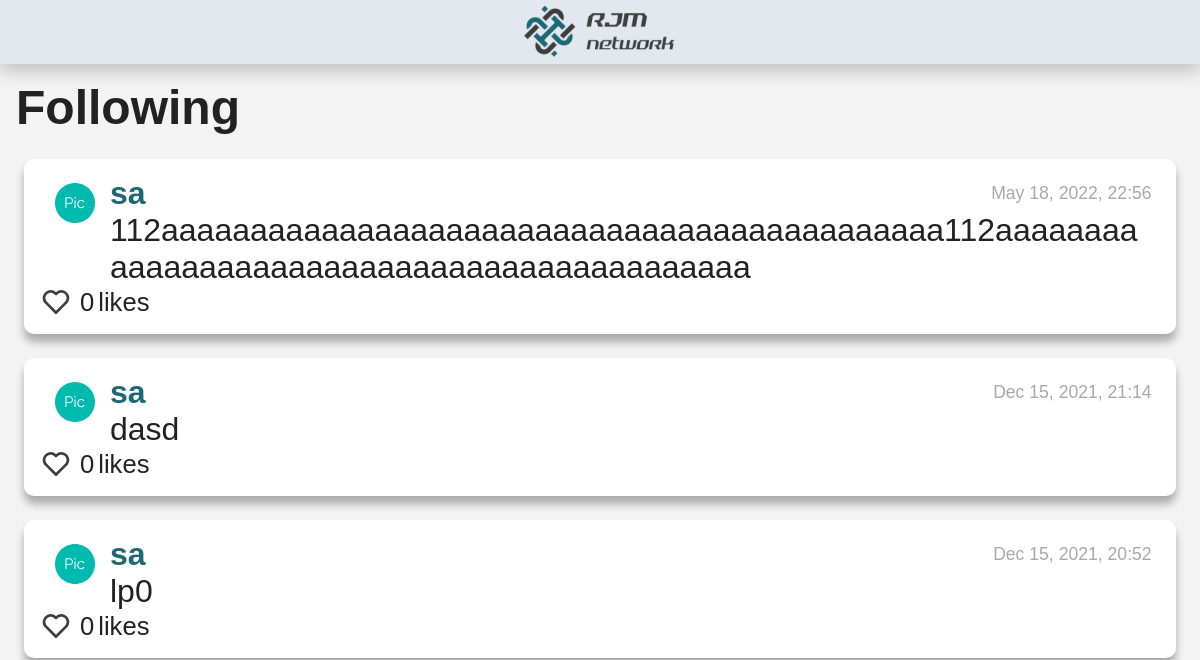
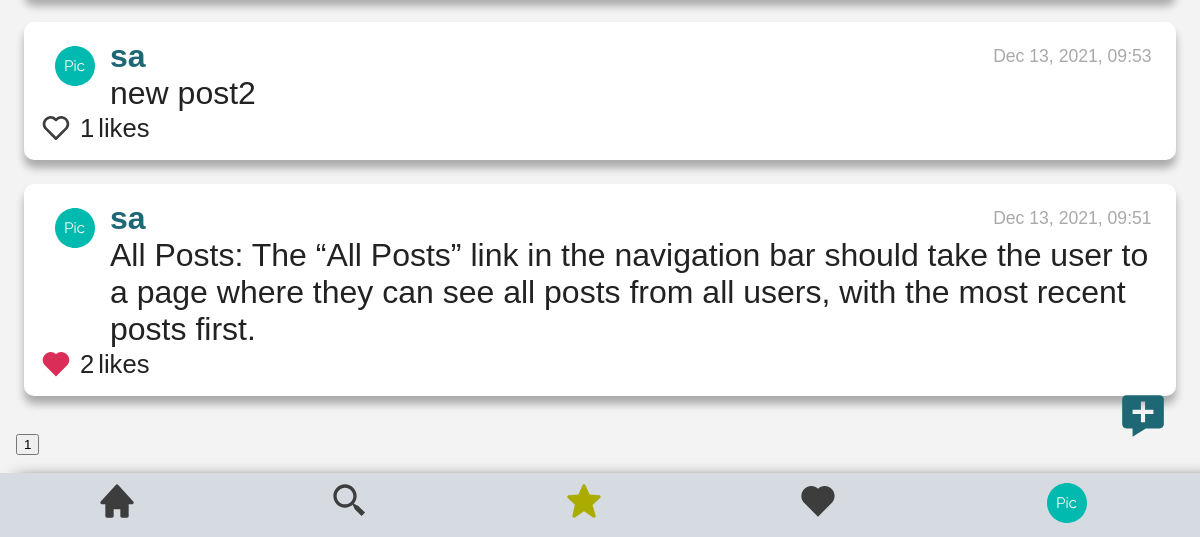
The page /following (signed in) on the database as committed earlier (2 pictures, top to bottom).
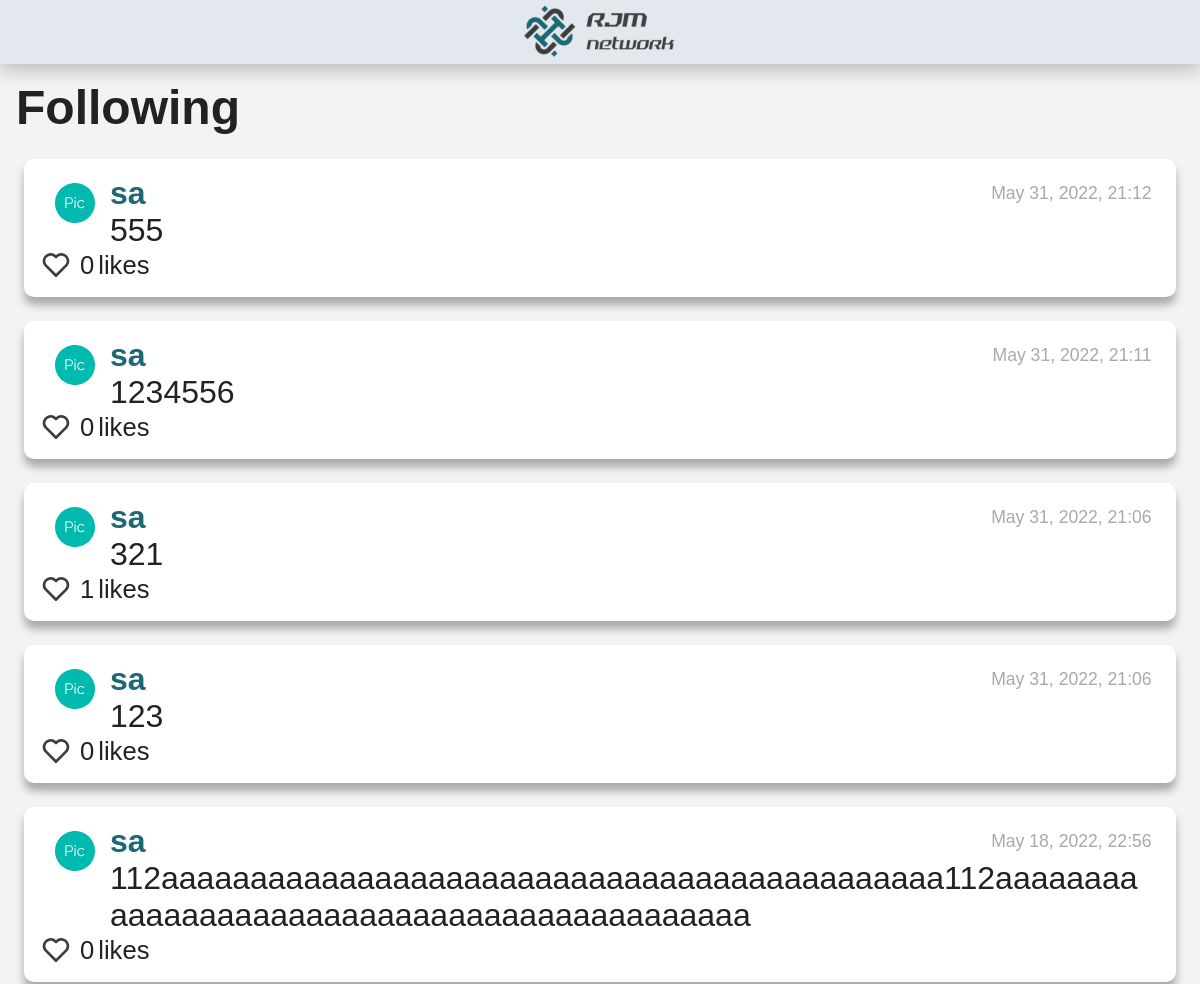
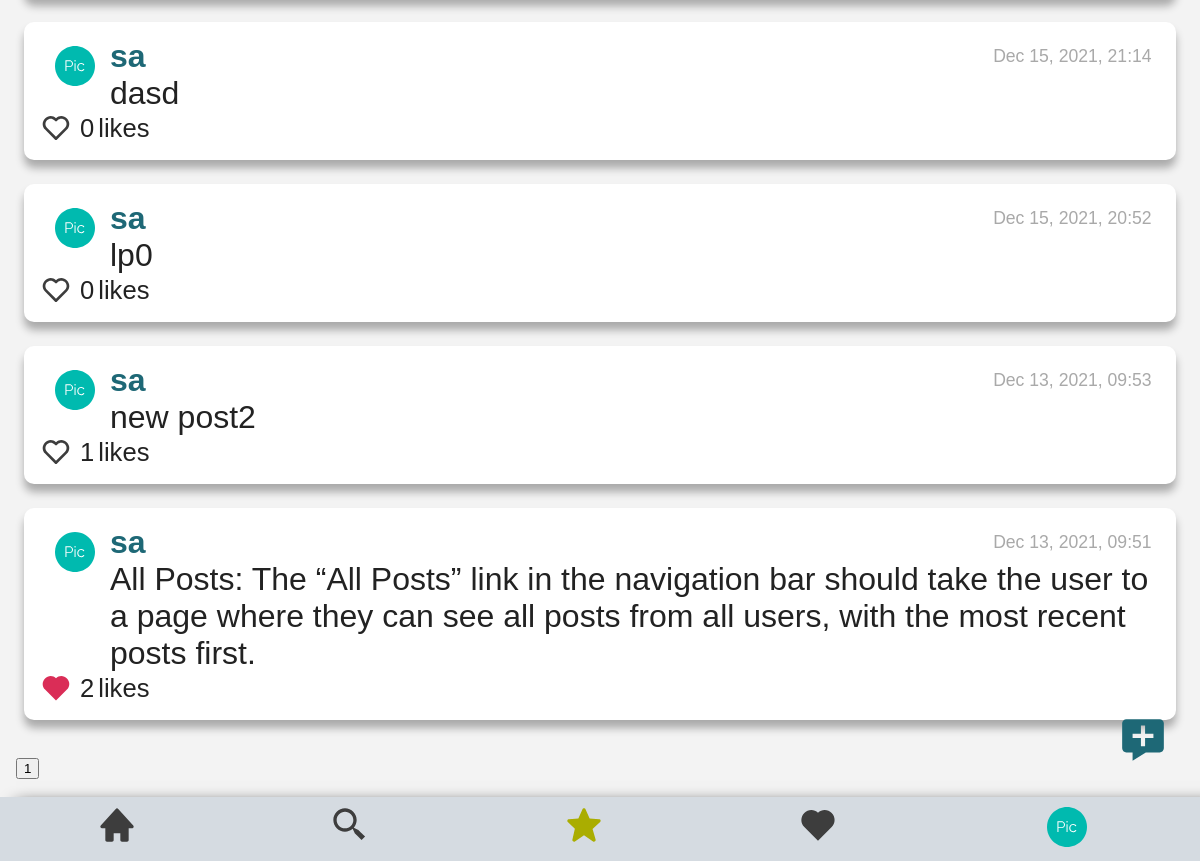
The same page on the database as committed later (2 pictures, top to bottom).
### network/models.py (models this page shows, shortened)
class NewPost(models.Model):
    poster = models.ForeignKey(User, on_delete=models.PROTECT, related_name="posts_posted")
    description = models.TextField(blank=False)
    date_added = models.DateTimeField(auto_now_add=True)

class User(AbstractUser):
    pass

### network/views.py (the view)
# urls.py: path("following", views.following, name="following"),
def following(request):
    if request.user.id:
        follows_filter=[]
        followers = Followers.objects.filter(follower=request.user.id)
        for each_followers_filter in followers:
            print(each_followers_filter.followed.id)
            follows_filter.append(each_followers_filter.followed.id)
        all_posts = NewPost.objects.all()
        all_posts = all_posts.order_by("-date_added")
        all_posts2=all_posts.filter(poster__in=follows_filter)
        total_posts=all_posts2.count()
        all_posts2=all_posts2[:10]
        total_pages=math.ceil(total_posts/10)
        list_total_pages = []
        for i in range(2, total_pages+1):
            list_total_pages.append(i)
        all_likers = Likers.objects.all()
        for post in all_posts2:
            post.date_added = (post.date_added.strftime("%b %d, %Y, %H:%M"))
            post.number_likes=0
            likers = all_likers.filter(post=post.id)
            likers_id = []
            for each_liker in likers:
                post.likers = each_liker.liker.all()
                post.number_likes = each_liker.liker.count()
                for each in each_liker.liker.all():
                    likers_id.append(each.id)
                post.likers_id = likers_id
        return render(request, "network/following.html",{
            "follows_filter":follows_filter,
            "all_posts":all_posts2,
            "list_total_pages":list_total_pages,
        })
    else:
        return render(request, "network/register.html")

### network/templates/network/following.html (shortened to what this page needs)
{% extends "network/layout.html" %}
{% load static %}
{% block body %}
<h3>Following</h3>
    <div id="all_posts_view">
        <div id="page_0">
            {% if all_posts %}
                {% for post in all_posts %}
                    <div id="posts_style">
                        <div id="posts-flex-order">
                            <div id="posts-flex-order-child1">
                            </div>
                            <div id="posts-flex-order-child2">
                                <div id="posts-first-line">
                                    <a id="profile"  href="profile/{{ post.poster.id }}">{{ post.poster }}</a>
                                    <div id="post-{{post.date_added}}" class="date_post"> {{ post.date_added }}</div>
                                </div>
                                <div id="post-description-{{post.id}}" class="description_post"> {{ post.description }} </div>
                            </div>
                        </div>
                        <div id="like_complete">
                            {% if user.id in post.likers_id %}
                                <button class="yes_button" id="like-btn-{{post.id}}" value="heart_full" onclick="like('{{ post.id }}')">
                                    <svg id="heart-img-{{ post.id }}" alt="jacket" width="40" height="40" viewBox="0 0 40 40" fill="none" xmlns="http://www.w3.org/2000/svg">
                                        <path d="M33.6751 7.9851C32.7561 7.05963 31.6632 6.32493 30.4593 5.82324C29.2555 5.32155 27.9643 5.06277 26.6601 5.06177C24.1931 5.06217 21.8162 5.98889 20 7.65843C18.1841 5.98861 15.8071 5.06185 13.34 5.06177C12.0343 5.06313 10.7417 5.3227 9.53661 5.82555C8.33155 6.3284 7.23783 7.06459 6.31838 7.99177C2.39672 11.9301 2.39838 18.0901 6.32172 22.0118L20 35.6901L33.6784 22.0118C37.6017 18.0901 37.6034 11.9301 33.6751 7.9851Z" fill="#DA2D57"/>
                                    </svg>
                                </button>
                            {% else %}
                                <button class="yes_button" id="like-btn-{{post.id}}" value="heart_empty"  onclick="like('{{ post.id }}')">
                                    <svg id="heart-img-{{ post.id }}" alt="jacket" width="40" height="40" viewBox="0 0 40 40" fill="none" xmlns="http://www.w3.org/2000/svg">
                                        <path d="M20 7.65843C18.1841 5.98861 15.8071 5.06185 13.34 5.06177C12.0343 5.06313 10.7417 5.3227 9.53661 5.82555C8.33155 6.3284 7.23783 7.06459 6.31838 7.99177C2.39672 11.9301 2.39838 18.0901 6.32172 22.0118L18.5417 34.2318C18.825 34.7301 19.3717 35.0518 20 35.0518C20.258 35.0493 20.5119 34.9863 20.7411 34.8679C20.9704 34.7495 21.1686 34.579 21.32 34.3701L33.6784 22.0118C37.6017 18.0884 37.6017 11.9301 33.675 7.9851C32.7561 7.05963 31.6632 6.32493 30.4593 5.82324C29.2555 5.32155 27.9643 5.06277 26.66 5.06177C24.1931 5.06217 21.8162 5.98889 20 7.65843ZM31.3184 10.3418C33.9234 12.9601 33.925 17.0501 31.3217 19.6551L20 30.9768L8.67838 19.6551C6.07505 17.0501 6.07672 12.9601 8.67505 10.3484C9.94172 9.08843 11.5984 8.3951 13.34 8.3951C15.0817 8.3951 16.7317 9.08843 17.9884 10.3451L18.8217 11.1784C18.9764 11.3333 19.16 11.4562 19.3622 11.5401C19.5644 11.6239 19.7812 11.6671 20 11.6671C20.2189 11.6671 20.4357 11.6239 20.6379 11.5401C20.8401 11.4562 21.0237 11.3333 21.1784 11.1784L22.0117 10.3451C24.5317 7.8301 28.8017 7.83677 31.3184 10.3418Z" fill="#3D3D3D"/>
                                    </svg>
                                </button>
                            {% endif %}
                            <div id="like-count-{{post.id}}" class="d-inline-block">{{post.number_likes}} </div> likes
                        </div>
                    </div>
                {% endfor %}
                <div id="id_page_buttons">
                    <button id="selected_button" class="no-button" > 1 </button>
                </div>
            {% else %}
                <li>no post</li>
            {% endif %}
        </div>
    </div>
{% endblock %}

### network/templates/network/layout.html (shortened to what this page needs)
{% load static %}
<!DOCTYPE html>
<html lang="en">
    <head>
        <link href="{% static 'network/styles.css' %}" rel="stylesheet">
    </head>
    <body>
        <header class="header">
            <img class="logo" src="{% static 'assets/logo1-removebg-preview 2.png' %}" alt="Logo_page">
        </header>
        <nav id="navbar" class="navbar navbar-expand-lg navbar-light bg-light">
            <a class="nav-link"  id="nav-home" href="{% url 'index'%}">
            </a>
            <div class="nav-link"  id="nav-search">
            </div>
            {% if user.is_authenticated %}
            <div class="new_post_button"  id="new_post">
            </div>
                <a class="nav-link" id="nav-following" href="{% url 'following' %}">
                </a>
                <a class="nav-link"  id="nav-liked-posts" href="{% url 'liked_posts'%}">
                </a>
                <div class="dropdown">
                    <button onclick="myFunction()" class="dropbtn" id="dropbtn-profile" >
                    </button>
                </div>
            {% else %}
                    <a class="nav-link" id="nav-link" href="{% url 'login' %}">Log In</a>
                    <a class="nav-link"  id="nav-link"href="{% url 'register' %}">Register</a>
            {% endif %}
        </nav>
        <div class="body">
            {% block body %}
            {% endblock %}
        </div>
    </body>
</html>

### network/static/network/styles.css (style rules this page uses)
#posts-flex-order { display: flex; flex-direction: row; }
#posts-flex-order-child1 { width: 70px; }
#posts-flex-order-child1 #dropbtn-profile { display: block; margin: auto; margin-top: 8px; }
#posts-flex-order-child2 { width: 93%; display: flex; flex-direction: column; }
#posts-first-line { display: flex; flex-direction: row; align-items: center; justify-content: space-between; }
#profile { font-weight:bold; }
.date_post { font-size: 55%; color:darkgray; }
.description_post { word-wrap: break-word; }
#like_complete { display: flex; flex-direction: row; align-items: center; font-size: 80%; }
.yes_button { all: unset; height: 1rem; margin-right: 8px; cursor: pointer; }
.yes_button svg { width: 1rem; height: 1rem; }
.d-inline-block { margin-right: 4px; }
:root { --white-color: #ffffff; --black-color: #000000; --white-alpha-color: rgba(255, 255, 255, 0.5); --black-alpha-color: rgba(0, 0, 0, 0.3); --black-alpha-color2: rgba(0, 0, 0, 0.5); --gray-color: #ccc; --gray-dark-color: #555; --gray-light-color: #f3f3f3; --text-color: #222; --gray-blue: #D5DBE1; --gray-blue-2: #E2E8EE; --gray-light-2: #3d509f; --black-logo: #3D3D3D; --pink-color: #DA2D57; --yellow-color: #AAAD00; --blue-color: #0013C2; --green-color: #2B8800; --orange-color: #FF8A00; --pic-user-logued-color: #00BAAF; --link-color: #1E6876; --link-dark-color: #144852; --link-light-color: #2d9cb3; --font: "Ubuntu", sans-serif; --max-width: 1200px; --header-height: 2rem; --search-height: 1.3rem; }
html { box-sizing: border-box; font-family: var(--font); font-size: 2rem; scroll-behavior: smooth; }
*, *::after, *::before { box-sizing: inherit; }
body { margin: 0; overflow-x: hidden; color: var(--text-color); background-color: var(--gray-light-color); }
a { color: var(--link-color); text-decoration: none; transition: all ease-out; }
h3 { margin: 0; font-size: 1.5rem; }
.header { position: fixed; left: 0; top: 0; width: 100%; height: var(--header-height); background-color: var(--gray-blue-2); color: var(--white-color); display: flex; justify-content: center; align-items: center; box-shadow: 0px 8px 16px 0px rgba(0,0,0,0.2); }
.navbar { position: fixed; left: 0; bottom: 0; width: 100%; height: var(--header-height); background-color: var(--gray-blue); display: flex; flex-direction: row; justify-content: space-around; align-items: center; box-shadow: 16px 8px 16px 0px rgba(0,0,0,1.2); }
.dropbtn { background-color: rgba(0,0,0,0); padding: 16px; font-size: 16px; border: none; cursor: pointer; }
.dropdown { position: relative; display: inline-block; }
.new_post_button { position: fixed; right: 1rem; bottom: 3rem; cursor: pointer; height: 50px; }
body { margin: var(--header-height) 0; padding: .5rem; }
#posts_style { margin: 24px 8px; padding: 16px; background-color: var(--white-color); border-radius: 10px; box-shadow: 0px 8px 8px 0px rgba(0,0,0,0.3); }
#nav-search { cursor: pointer; }
::placeholder { color: var(--gray-color); opacity: 1; }

Rows that differ between the two databases and show on the page:
added NewPost: poster "sa", date_added "May 31, 2022, 21:12", description "555", number_likes "0"
added NewPost: poster "sa", date_added "May 31, 2022, 21:11", description "1234556", number_likes "0"
added NewPost: poster "sa", date_added "May 31, 2022, 21:06", description "321", number_likes "1"
added NewPost: poster "sa", date_added "May 31, 2022, 21:06", description "123", number_likes "0"
